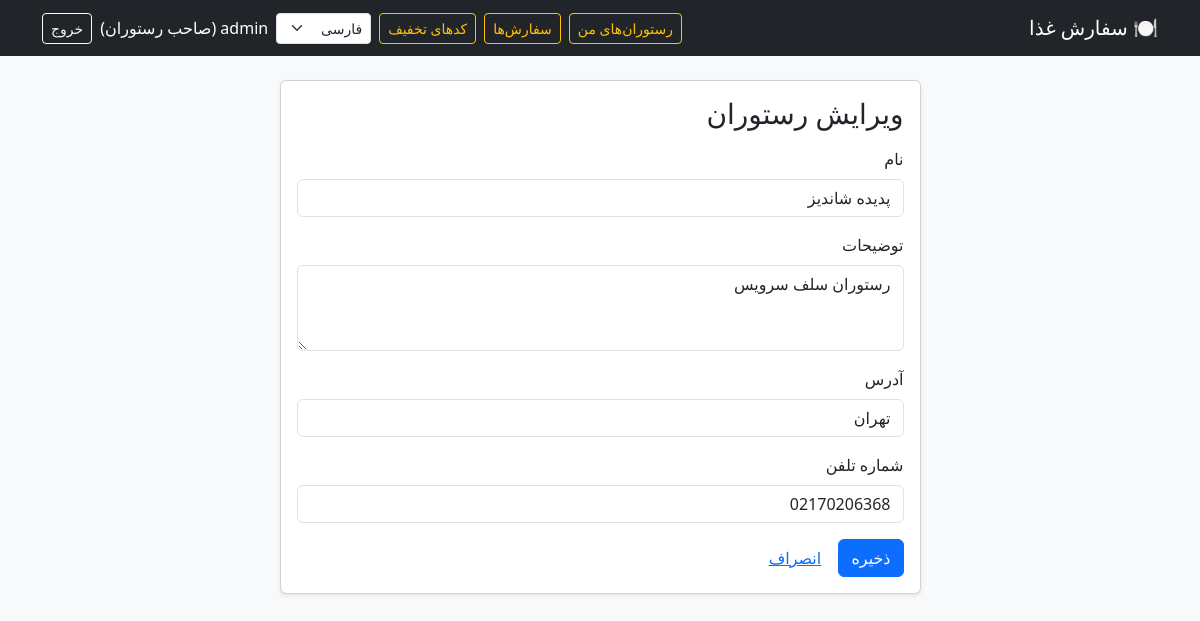
Screenshot of /restaurants/owner/1/edit/ (signed in) with the database file from the repository.
### accounts/models.py (models this page shows, shortened)
class User(AbstractUser):
    class Role(models.TextChoices):
        CUSTOMER = 'customer', _('Customer')
        OWNER = 'owner', _('Restaurant owner')
    role = models.CharField(max_length=10, choices=Role.choices, default=Role.CUSTOMER)
    phone = models.CharField(max_length=15, blank=True)
    address = models.TextField(blank=True)

### restaurants/models.py (models this page shows, shortened)
class Restaurant(models.Model):
    owner = models.ForeignKey(settings.AUTH_USER_MODEL, on_delete=models.CASCADE,
                              related_name='restaurants')
    name = models.CharField(max_length=100)
    description = models.TextField(blank=True)
    address = models.CharField(max_length=255)
    phone = models.CharField(max_length=15, blank=True)
    created_at = models.DateTimeField(auto_now_add=True)

### restaurants/views.py (the view)
# urls.py: path('owner/<int:pk>/edit/', views.restaurant_edit, name='restaurant_edit'),
@role_required(User.Role.OWNER)
def restaurant_edit(request, pk):
    restaurant = get_object_or_404(Restaurant, pk=pk, owner=request.user)
    if request.method == 'POST':
        form = RestaurantForm(request.POST, instance=restaurant)
        if form.is_valid():
            form.save()
            messages.success(request, _('Restaurant updated successfully.'))
            return redirect('restaurants:owner_dashboard')
    else:
        form = RestaurantForm(instance=restaurant)
    return render(request, 'restaurants/form.html',
                  {'form': form, 'title': _('Edit restaurant')})

### restaurants/forms.py
class RestaurantForm(BootstrapMixin, forms.ModelForm):
    class Meta:
        model = Restaurant
        fields = ('name', 'description', 'address', 'phone')
        labels = {
            'name': _('Name'),
            'description': _('Description'),
            'address': _('Address'),
            'phone': _('Phone number'),
        }
        widgets = {'description': forms.Textarea(attrs={'rows': 3})}

### templates/restaurants/form.html (shortened to what this page needs)
{% extends 'base.html' %}
{% load i18n %}
{% block content %}
<div class="row justify-content-center">
  <div class="col-md-7">
    <div class="card shadow-sm"><div class="card-body">
      <h3 class="mb-3">{{ title }}</h3>
      <form method="post" enctype="multipart/form-data">
        {% include 'includes/form_fields.html' %}
        <button class="btn btn-primary">{% trans "Save" %}</button>
        <a class="btn btn-link" href="{% url 'restaurants:owner_dashboard' %}">{% trans "Cancel" %}</a>
      </form>
    </div></div>
  </div>
</div>
{% endblock %}

### templates/base.html (shortened to what this page needs)
{% load i18n %}{% get_current_language as LANG %}{% get_current_language_bidi as BIDI %}<!DOCTYPE html>
<html lang="{{ LANG }}" dir="{% if BIDI %}rtl{% else %}ltr{% endif %}">
<head>
  {% if BIDI %}
  <link href="https://cdn.jsdelivr.net/npm/bootstrap@5.3.3/dist/css/bootstrap.rtl.min.css" rel="stylesheet">
  {% else %}
  <link href="https://cdn.jsdelivr.net/npm/bootstrap@5.3.3/dist/css/bootstrap.min.css" rel="stylesheet">
  {% endif %}
</head>
<body class="bg-light">
<nav class="navbar navbar-expand-lg navbar-dark bg-dark mb-4">
  <div class="container">
    <a class="navbar-brand" href="{% url 'home' %}">🍽️ {% trans "Food Order" %}</a>
    <div class="d-flex align-items-center gap-2 text-white flex-wrap">
      {% if user.is_authenticated and user.role == 'owner' %}
        <a class="btn btn-sm btn-outline-warning" href="{% url 'restaurants:owner_dashboard' %}">{% trans "My restaurants" %}</a>
        <a class="btn btn-sm btn-outline-warning" href="{% url 'orders:owner_order_list' %}">{% trans "Orders" %}</a>
        <a class="btn btn-sm btn-outline-warning" href="{% url 'orders:discount_list' %}">{% trans "Discount codes" %}</a>
      {% endif %}
      <form action="{% url 'set_language' %}" method="post" class="m-0">
        {% get_available_languages as LANGUAGES %}
        <select name="language" class="form-select form-select-sm" onchange="this.form.submit()">
          {% for code, name in LANGUAGES %}
            <option value="{{ code }}" {% if code == LANG %}selected{% endif %}>{{ name }}</option>
          {% endfor %}
        </select>
      </form>
      {% if user.is_authenticated %}
        <span>{{ user.username }} ({{ user.get_role_display }})</span>
        <form method="post" action="{% url 'accounts:logout' %}" class="m-0">
          <button class="btn btn-outline-light btn-sm">{% trans "Logout" %}</button>
        </form>
      {% else %}
        <a class="btn btn-outline-light btn-sm" href="{% url 'accounts:login' %}">{% trans "Login" %}</a>
        <a class="btn btn-warning btn-sm" href="{% url 'accounts:signup' %}">{% trans "Sign up" %}</a>
      {% endif %}
    </div>
  </div>
</nav>
<main class="container">
  {% block content %}{% endblock %}
</main>
</body>
</html>

### templates/includes/form_fields.html (shortened to what this page needs)
{% for field in form %}
  <div class="mb-3">
    <label class="form-label" for="{{ field.id_for_label }}">{{ field.label }}</label>
    {{ field }}
  </div>
{% endfor %}

### templates/base.html (style rules this page uses)
body { font-family: Tahoma, 'Segoe UI', sans-serif; }

### rows the page displays
User: role "صاحب رستوران"
Restaurant: form "پدیده شاندیز" "رستوران سلف سرویس" "تهران" "02170206368"

### other values shown
{{ title }} "ویرایش رستوران"
{{ field.label }} "نام" "توضیحات" "آدرس" "شماره تلفن"
form field language "فارسی"
